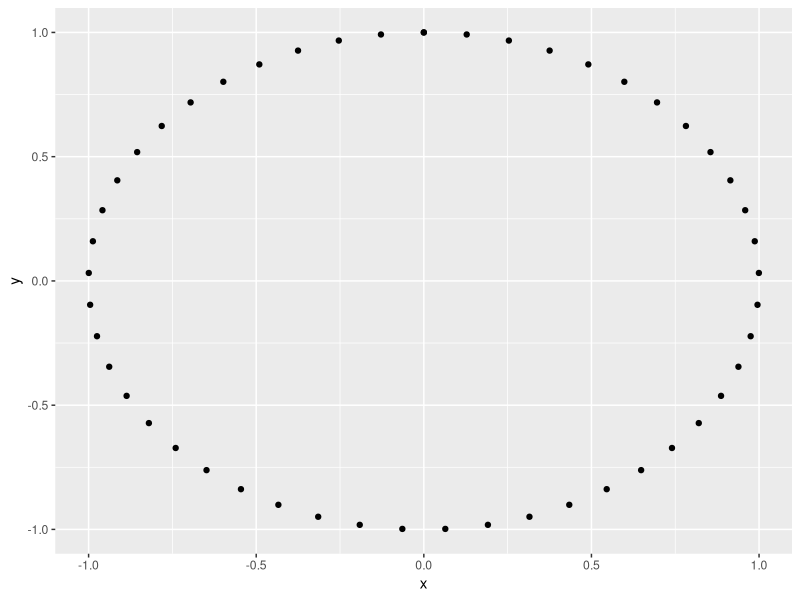
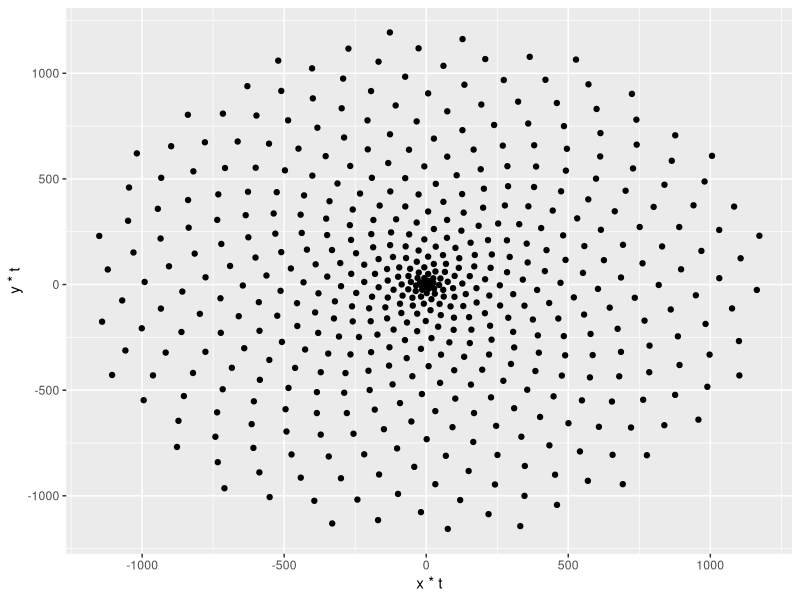
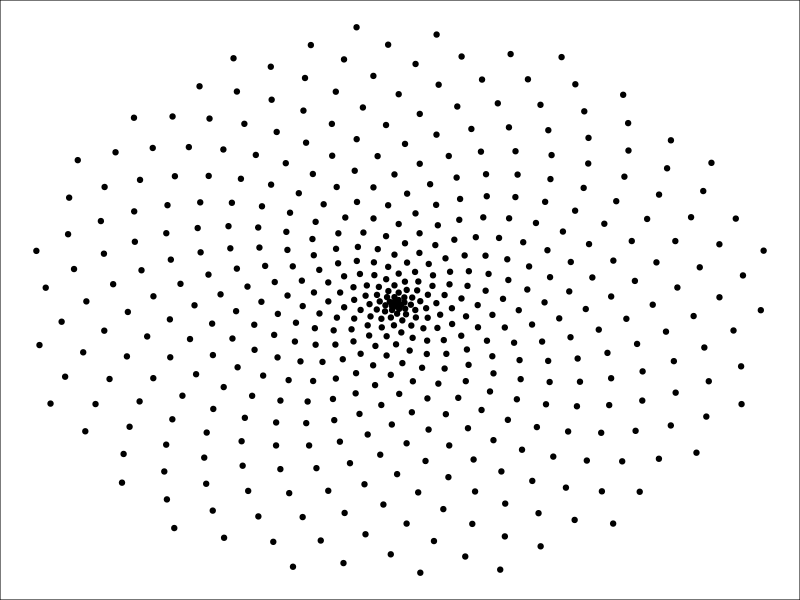
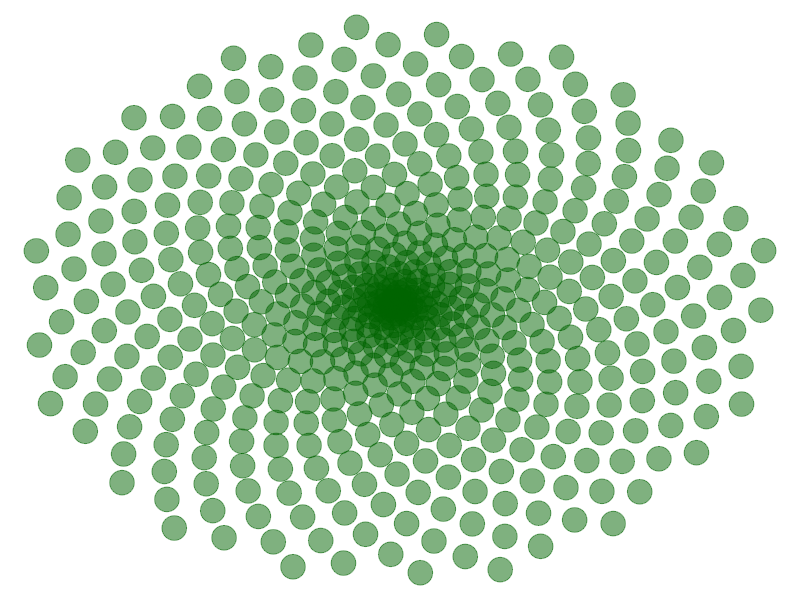
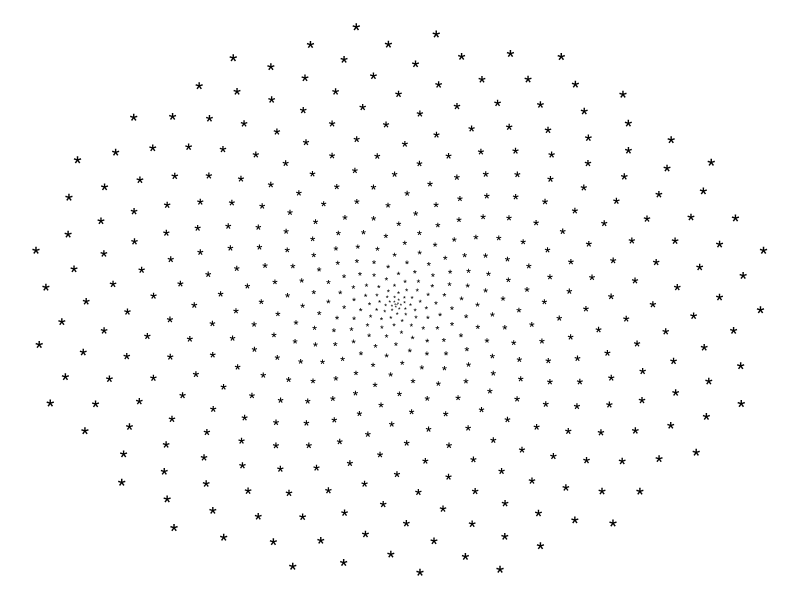
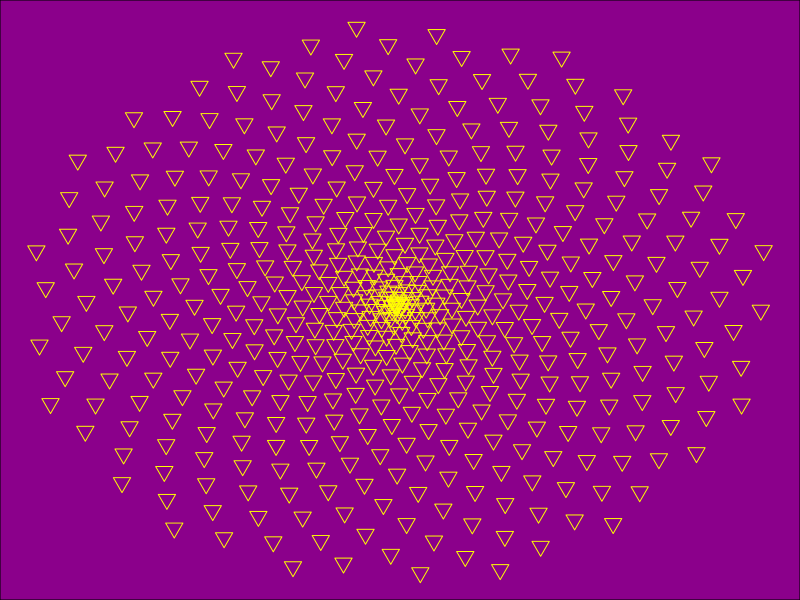
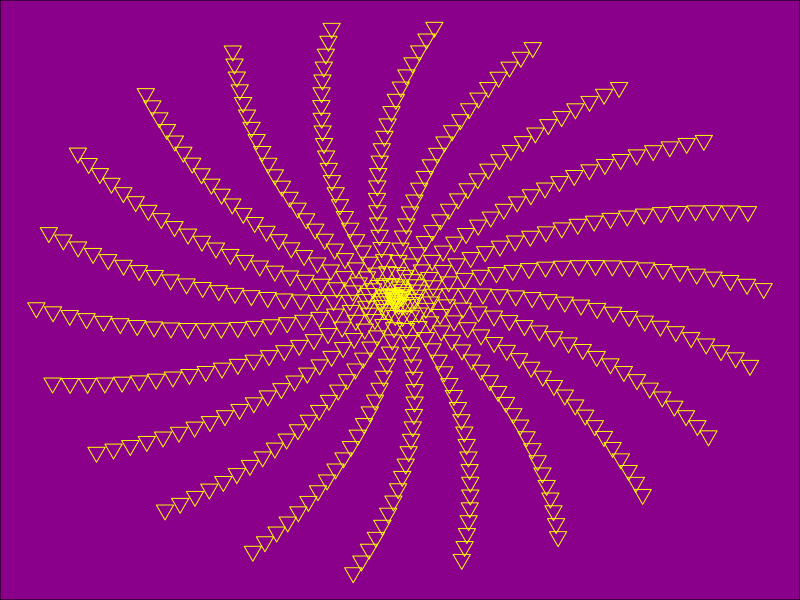
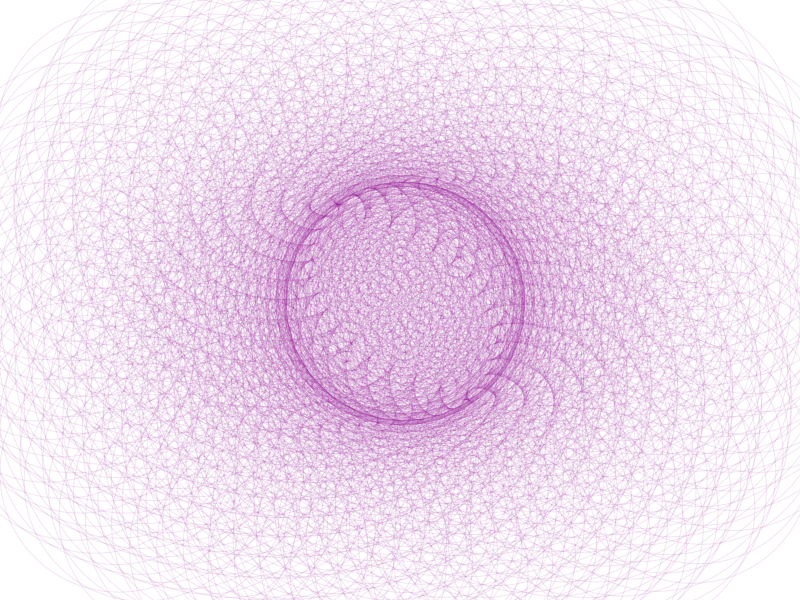

Write R code to recreate these figures, in order.

# FILOTAXIS 

# Paso 1: Leer la introducción al proyecto y cargar el paquete.

# Configurar el entorno gráfico
options(repr.plot.width = 4, repr.plot.height = 4)

# Cargar el paquete ggplot2
library(ggplot2)

# Paso 2: Calentamiento - Graficar puntos en un círculo
t <- seq(0, 2*pi, length.out = 50) 
x <- sin(t) 
y <- cos(t) 
df <- data.frame(t, x, y) 

p <- ggplot(df, aes(x, y)) 
p + geom_point()

# Paso 3: Crear una espiral usando el ángulo dorado
points <- 500 
angle <- pi * (3 - sqrt(5)) 

t <- (1:points) * angle 
x <- sin(t) 
y <- cos(t) 
df <- data.frame(t, x, y) 

p <- ggplot(df, aes(x*t, y*t)) 
p + geom_point()

# Paso 4: Eliminar elementos innecesarios y cambiar el fondo
p <- p + theme_void()
p + geom_point() +
  theme(panel.background = element_rect(fill = "white"))

# Paso 5: Ajustar estética: tamaño, color y transparencia
p + geom_point(size = 8, alpha = 0.5, color = "darkgreen")

# Paso 6: Crear un gráfico que parezca un diente de león
p + geom_point(aes(size = t), shape = "*") +
  theme(legend.position = "none")

# Paso 7: Crear un gráfico de girasol
# Paso 7: Crear un gráfico de girasol modificado
p + geom_point(shape = 6, color = "yellow", size = 4) +  
  theme(panel.background = element_rect(fill = "darkmagenta")) 


# Paso 8: Cambiar el ángulo para observar diferentes patrones
angle <- 2.0 
t <- (1:points) * angle
df <- data.frame(t, x = sin(t), y = cos(t))
p <- ggplot(df, aes(x*t, y*t))
p + geom_point(shape = 6, color = "yellow", size = 4)+ theme_void() +  
  theme(panel.background = element_rect(fill = "darkmagenta")) 

# Paso 9: Crear flores imaginarias modificando parámetros
angle <- 13 * pi / 180 
points <- points * 2 
t <- (1:points) * angle
df <- data.frame(t, x = sin(t), y = cos(t))
p <- ggplot(df, aes(x*t, y*t))
p + geom_point(alpha = 0.1, shape = 1, color = "magenta4", size = 80) +
  theme(panel.background = element_rect(fill = "white")) + theme_void()

 
